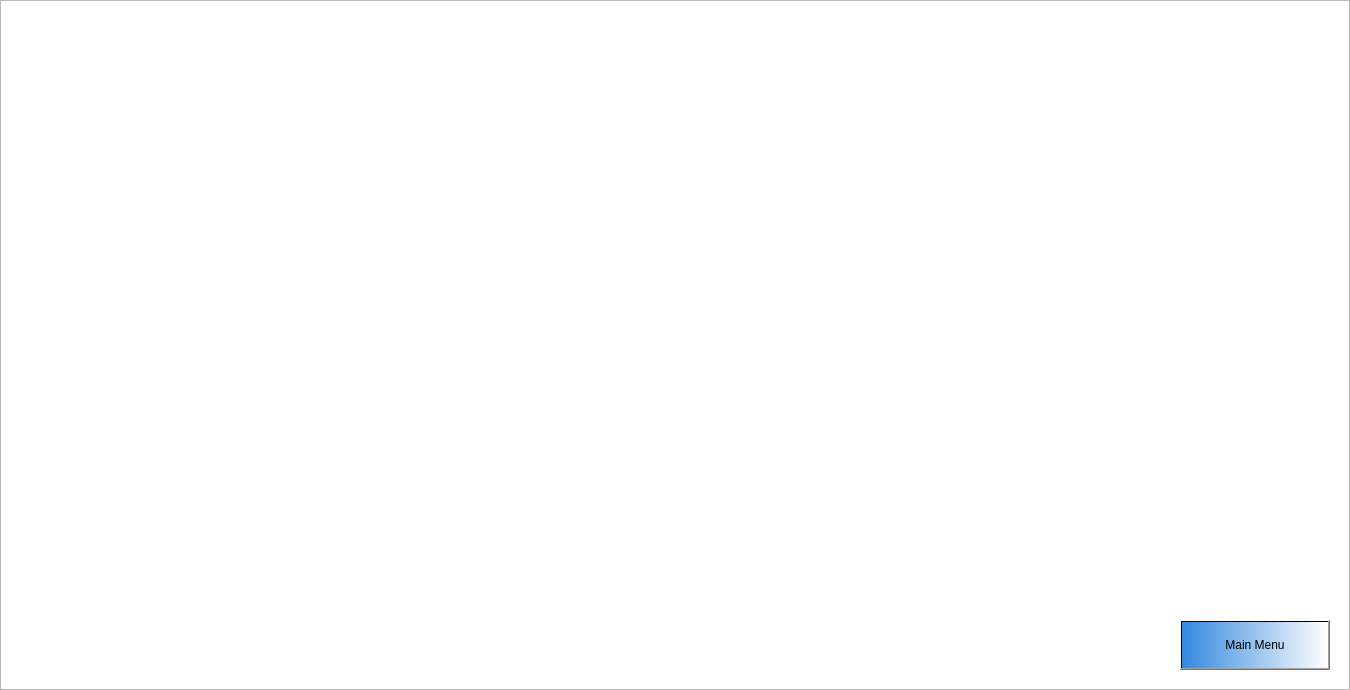
<?xml version="1.0" encoding="UTF-8"?>
<ui version="4.0">
 <class>Theme</class>
 <widget class="QDialog" name="Theme">
  <property name="geometry">
   <rect>
    <x>0</x>
    <y>0</y>
    <width>1350</width>
    <height>690</height>
   </rect>
  </property>
  <property name="windowTitle">
   <string>Dialog</string>
  </property>
  <widget class="QGraphicsView" name="graphicsView">
   <property name="geometry">
    <rect>
     <x>0</x>
     <y>0</y>
     <width>1350</width>
     <height>690</height>
    </rect>
   </property>
   <property name="styleSheet">
    <string notr="true">border-image: url(:/new/prefix1/the-apocalypse.jpg);</string>
   </property>
  </widget>
  <widget class="QPushButton" name="pushButton">
   <property name="geometry">
    <rect>
     <x>1180</x>
     <y>620</y>
     <width>150</width>
     <height>50</height>
    </rect>
   </property>
   <property name="styleSheet">
    <string notr="true">font: 75 16pt &quot;Comic Sans MS&quot;;
background-color: qlineargradient(spread:pad, x1:0, y1:0, x2:1, y2:0, stop:0 rgba(52, 137, 223, 255), stop:1 rgba(255, 255, 255, 255));</string>
   </property>
   <property name="text">
    <string>Main Menu</string>
   </property>
  </widget>
 </widget>
 <resources/>
 <connections/>
</ui>
